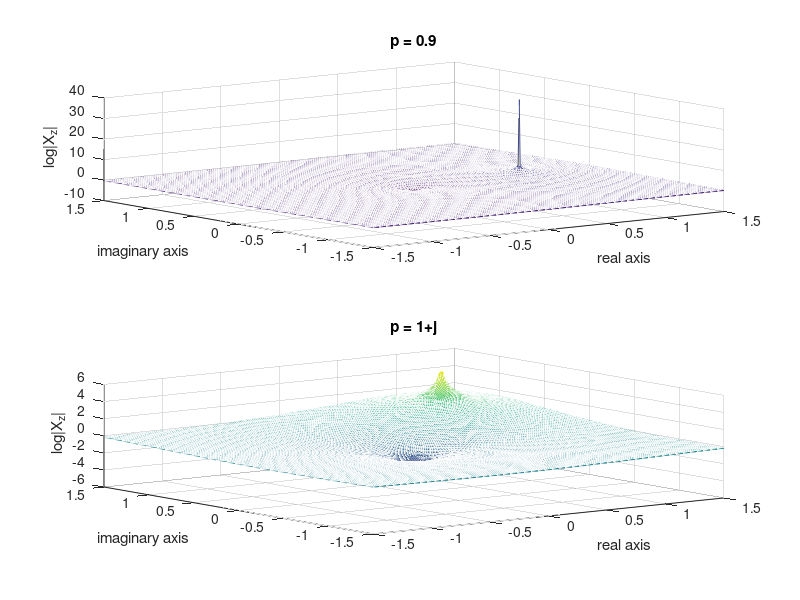
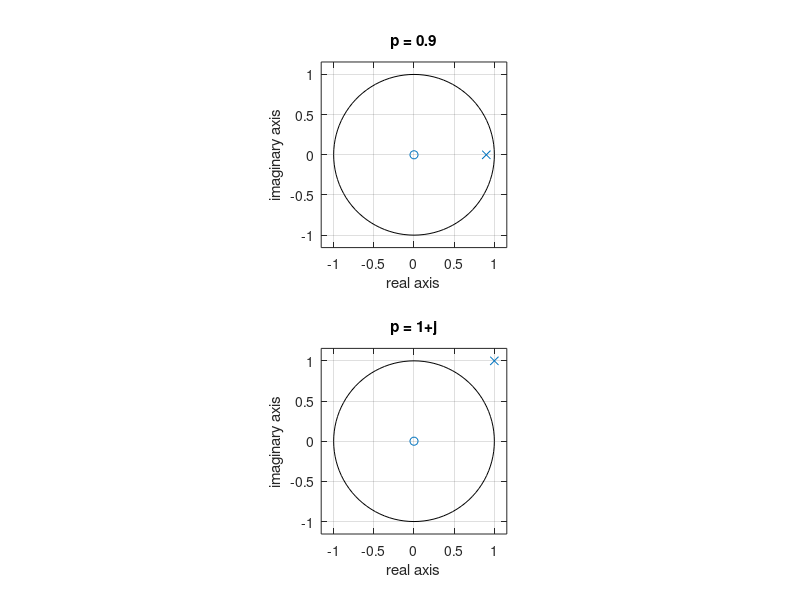
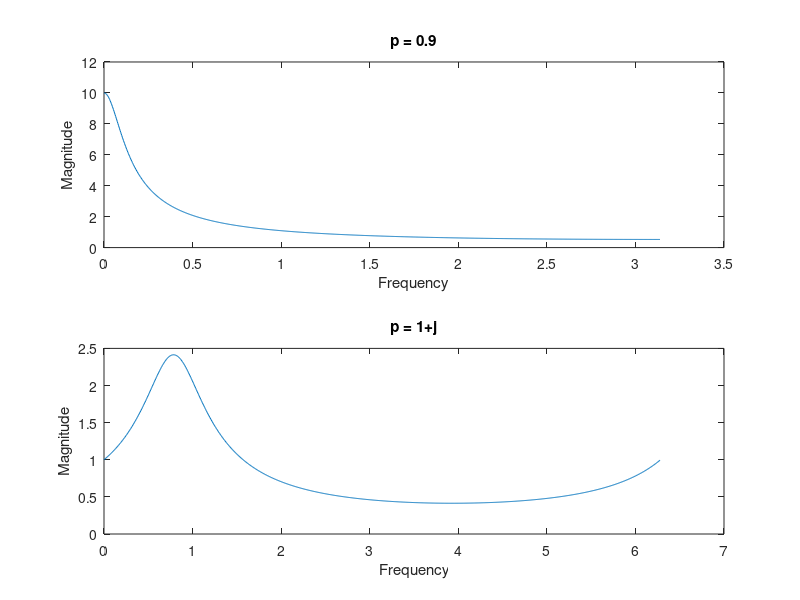
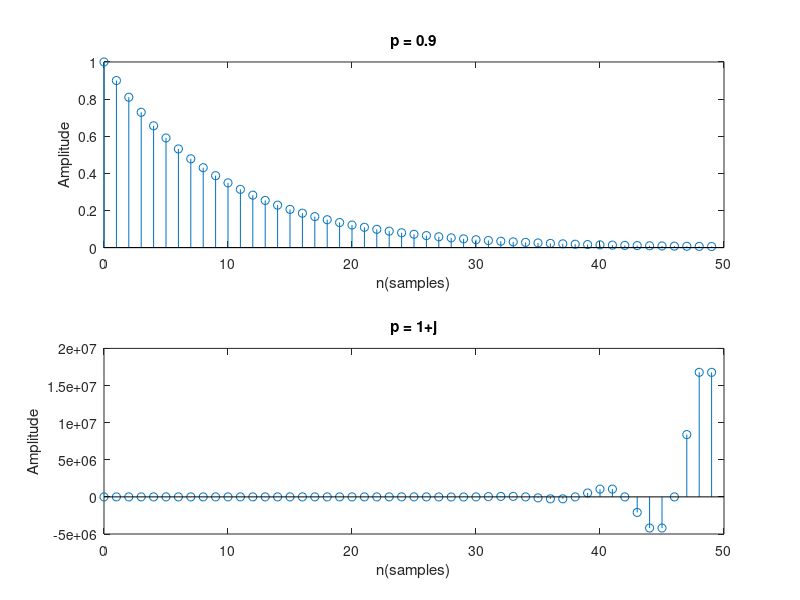

The MATLAB script that drew these images, in order:
% 8.2a
a = -1.5:0.01:1.5;
[x,y] = meshgrid(a,a);

z = x+1j*y;
p1 = 0.9;
X_z1 = z./(z-p1);
Y1 = log(abs(X_z1));

% plotting 
figure;
subplot(2,1,1);
mesh(x, y, Y1);
title('p = 0.9');
xlabel('real axis');
ylabel('imaginary axis');
zlabel('log|X_z|');

subplot(2,1,2);
p2 = 1+1j;
X_z2 = z./(z-p2);
Y2 = log(abs(X_z2));
mesh(x, y, Y2);
title('p = 1+j');
xlabel('real axis');
ylabel('imaginary axis');
zlabel('log|X_z|');

% 8.2b
b = (1); % numerator coeffs
a1 = [1,-p1]; % denominator coeffs
a2 = [1,-p2];

figure;
subplot(2,1,1);
zplane(b,a1);
title('p = 0.9');
xlabel('real axis');
ylabel('imaginary axis');

subplot(2,1,2);
zplane(b,a2);
title('p = 1+j');
xlabel('real axis');
ylabel('imaginary axis');

% 8.2c
n = 1001;
% returns the n-point frequency response vector h and the corresponding angular frequency vector w.
[F1,w1] = freqz(b,a1,n);
[F2,w2] = freqz(b,a2,n);
figure;
subplot(2,1,1);
plot(w1,abs(F1));
title('p = 0.9')
xlabel('Frequency');
ylabel ('Magnitude');

subplot(2,1,2);
plot(w2,abs(F2));
title('p = 1+j')
xlabel('Frequency');
ylabel ('Magnitude');

% 8.2d
n = 50;
% returns the impulse response of the digital filter.
% The function returns the response coefficients in h and the sample times in t.
[h1,t1] = impz(b,a1,n);
[h2,t2] = impz(b,a2,n);
figure;
subplot(2,1,1);
stem(t1,h1);
title('p = 0.9')
xlabel('n(samples)');
ylabel ('Amplitude');

subplot(2,1,2);
stem(t2,h2);
title('p = 1+j')
xlabel('n(samples)');
ylabel ('Amplitude');

% 8.2e - a
s = -1.5:0.01:1.5;
[m,n] = meshgrid(s,s);
x = pi/3;
r = 0.95;
z = m+1j*n;
X_z2 = (z*z - 2*cos(x)*z + 1)./(z*z - 2*r*cos(x)*z + r*r);
Y2 = log(abs(X_z2));

% plotting 
figure;
mesh(m, n, Y2);
xlabel('real axis');
ylabel('imaginary axis');
zlabel('log|X_z|');

% 8.2e - b
b = [1,-2*cos(x),1];
a = [1,-2*r*cos(x),r*r];

figure;
zplane(b,a);
xlabel('real axis');
ylabel('imaginary axis');

% 8.2e - c
n = 1001;
% returns the n-point frequency response vector h and the corresponding angular frequency vector w.
[F,w] = freqz(b,a,n);
figure;
plot(w,abs(F));
xlabel('Frequency');
ylabel ('Magnitude');

% 8.2e - d
n = 50;
% returns the impulse response of the digital filter.
% The function returns the response coefficients in h and the sample times in t.
[h,t] = impz(b,a,n);
figure;
stem(t,h);
xlabel('n(samples)');
ylabel ('Amplitude');

% 8.2d
% 2 signals, because there is only one pole which is non zero which means -> 2 ROCs and each have one signal.
% the signals are x1(n) = (p^n)*u(n) and x2(n) = -(p^n)*u(-n-1)
% here, the impz() function returns x1(n).

% 8.2f
% let a = theta
% zeros at - cos(a)+isin(a)
% poles at - r{cos(a)+isin(a)}
